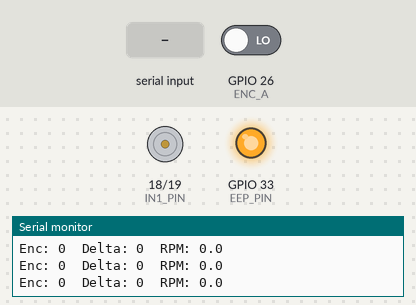
The sketch below on a simulated ESP32. Parts: motor-driver pin pairs drawn as motors (green arrow = first pin HIGH = forward, orange = second pin HIGH = backward, longer = more drive), output pins drawn as LEDs (lit = HIGH), the last lines printed to the serial monitor. The inputs (shaded band) are chosen by the test bench; at power-on: GPIO 26 (ENC_A) LOW.

Above: at 3.7 s.
3.8 s: "f" received over Serial
At 4.3 s:
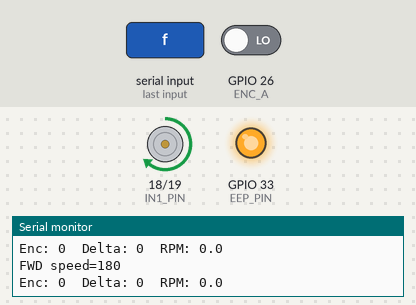
5.3 s: "r" received over Serial
At 6.5 s:
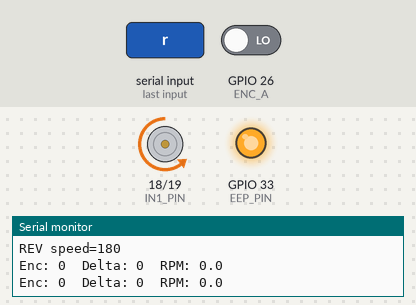
6.8 s: "s" received over Serial
At 7.8 s:
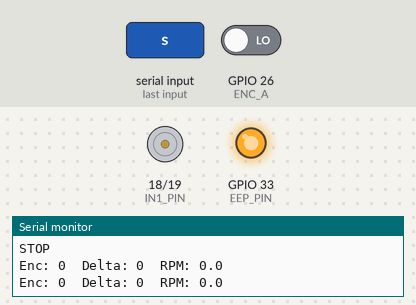
Timing chart, 0 to 9.8 s (numbered marks = the images above; inputs shaded):
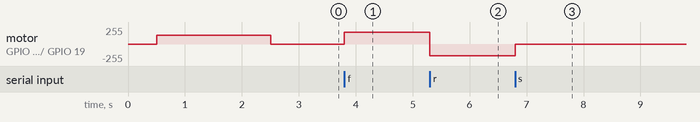

The sketch:

thingoformcavmotor.ino
```cpp
#define EEP_PIN  33
#define IN1_PIN  18
#define IN2_PIN  19
#define ENC_A    26
#define ENC_B    25

volatile long encoderCount = 0;
unsigned long lastPrintMs  = 0;
long lastCountSnap = 0;

void IRAM_ATTR encoderISR() {
  if (digitalRead(ENC_A) == digitalRead(ENC_B))
    encoderCount++;
  else
    encoderCount--;
}

void motorSetSpeed(int speed) {
  speed = constrain(speed, -255, 255);
  if (speed > 0) {
    ledcWrite(IN1_PIN, speed);   // v3.x: pass pin directly, no channels
    ledcWrite(IN2_PIN, 0);
  } else if (speed < 0) {
    ledcWrite(IN1_PIN, 0);
    ledcWrite(IN2_PIN, -speed);
  } else {
    ledcWrite(IN1_PIN, 0);
    ledcWrite(IN2_PIN, 0);
  }
}

void setup() {
  Serial.begin(115200);
  delay(500);
  Serial.println("=== Motor Test Bench ===");
  Serial.println("f=fwd  r=rev  s=stop  +=faster  -=slower  e=reset encoder");

  pinMode(EEP_PIN, OUTPUT);
  digitalWrite(EEP_PIN, HIGH);

  // v3.x API: ledcAttach(pin, freq, resolution)
  ledcAttach(IN1_PIN, 5000, 8);
  ledcAttach(IN2_PIN, 5000, 8);

  // Force both LOW to start
  ledcWrite(IN1_PIN, 0);
  ledcWrite(IN2_PIN, 0);

  pinMode(ENC_A, INPUT);
  pinMode(ENC_B, INPUT);
  attachInterrupt(digitalPinToInterrupt(ENC_A), encoderISR, CHANGE);

  // Quick sanity pulse on IN1 so you can verify with multimeter
  Serial.println("Pulsing IN1 briefly at startup to verify PWM output...");
  ledcWrite(IN1_PIN, 128);
  delay(2000);
  ledcWrite(IN1_PIN, 0);
  Serial.println("Pulse done. You should have seen ~1.6V on IN1 during those 2 seconds.");
}

void loop() {
  static int cmdSpeed = 180;

  if (Serial.available()) {
    char c = Serial.read();
    switch (c) {
      case 'f': motorSetSpeed( cmdSpeed); Serial.printf("FWD speed=%d\n", cmdSpeed); break;
      case 'r': motorSetSpeed(-cmdSpeed); Serial.printf("REV speed=%d\n", cmdSpeed); break;
      case 's': motorSetSpeed(0);         Serial.println("STOP"); break;
      case '+': cmdSpeed = min(255, cmdSpeed + 15); Serial.printf("Speed=%d\n", cmdSpeed); break;
      case '-': cmdSpeed = max(0,   cmdSpeed - 15); Serial.printf("Speed=%d\n", cmdSpeed); break;
      case 'e': noInterrupts(); encoderCount = 0; interrupts(); Serial.println("Encoder reset"); break;
    }
  }

  if (millis() - lastPrintMs >= 500) {
    long cnt;
    noInterrupts(); cnt = encoderCount; interrupts();
    long delta = cnt - lastCountSnap;
    lastCountSnap = cnt;
    float rpm = ((float)delta / 22.0f) * 2.0f * 60.0f;
    Serial.printf("Enc: %ld  Delta: %ld  RPM: %.1f\n", cnt, delta, rpm);
    lastPrintMs = millis();
  }
}
```

Measured:
- after the input at 3.8 s, motor on GPIO 18 (IN1_PIN) / GPIO 19 (IN2_PIN): stopped → forward 179/255 at once
- after the input at 5.3 s, motor on GPIO 18 (IN1_PIN) / GPIO 19 (IN2_PIN): forward 179/255 → backward 179/255 at once
- after the input at 6.8 s, motor on GPIO 18 (IN1_PIN) / GPIO 19 (IN2_PIN): backward 179/255 → stopped at once
